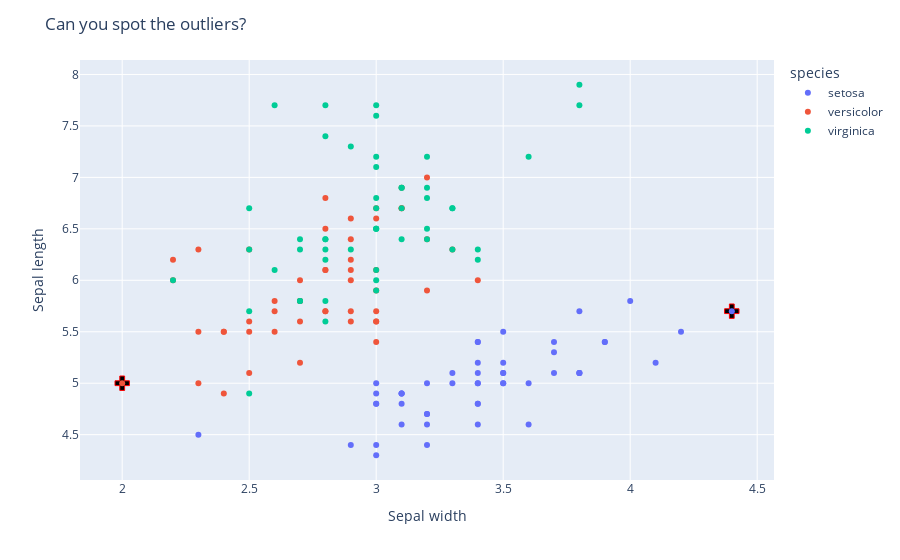

Write notebook code for a chart like this one.
### Markdown cell above
### Outliers/alerts
- The same basic techniques can be used as with focused elements, but the message should be stronger.
- Where a focused element may obtain a more intense colour or grow slightly, a proper contrast colour, typically bright red, is needed for outliers that warrant an alert.
- For outliers that are seen as part of the background noise, the symbolics should not be as strong.

### Code cell
df = px.data.iris()
fig = px.scatter(df, x="sepal_width", y="sepal_length", color="species")
# Add a red cross behind the samples with lowest and highets sepal width
df_extreme = df[(df.sepal_width == df.sepal_width.min()) | (df.sepal_width == df.sepal_width.max())]
fig.add_trace(go.Scatter(x=df_extreme.sepal_width, y=df_extreme.sepal_length, mode="markers", marker=dict(color="black", size=12, symbol="cross"), showlegend=False))
fig.add_trace(go.Scatter(x=df_extreme.sepal_width, y=df_extreme.sepal_length, mode="markers", marker=dict(color="red", size=12, symbol="cross-open"), showlegend=False))
# Traces are plotted in the order they are added. To plot the crosses behind the original data, we need to change the order of the traces.
fig.data = (fig.data[3], fig.data[4], fig.data[0], fig.data[1], fig.data[2])
# Add title and axis labels
fig.update_layout(title="Can you spot the outliers?", xaxis_title="Sepal width", yaxis_title="Sepal length")
fig.show()

### Figure 1 — Plotly figure (JSON) as saved in the notebook; plotly's stock layout.template omitted (floating-point values rounded to 4 significant figures)
{"data": [{"marker": {"color": "black", "size": 12, "symbol": "cross"}, "mode": "markers", "showlegend": false, "type": "scatter", "x": [4.4, 2], "y": [5.7, 5]}, {"marker": {"color": "red", "size": 12, "symbol": "cross-open"}, "mode": "markers", "showlegend": false, "type": "scatter", "x": [4.4, 2], "y": [5.7, 5]}, {"hovertemplate": "species=setosa<br>sepal_width=%{x}<br>sepal_length=%{y}<extra></extra>", "legendgroup": "setosa", "marker": {"color": "#636efa", "symbol": "circle"}, "mode": "markers", "name": "setosa", "orientation": "v", "showlegend": true, "type": "scatter", "x": [3.5, 3, 3.2, 3.1, 3.6, 3.9, 3.4, 3.4, 2.9, 3.1, 3.7, 3.4, 3, 3, 4, 4.4, 3.9, 3.5, 3.8, 3.8, 3.4, 3.7, 3.6, 3.3, 3.4, 3, 3.4, 3.5, 3.4, 3.2, 3.1, 3.4, 4.1, 4.2, 3.1, 3.2, 3.5, 3.1, 3, 3.4, 3.5, 2.3, 3.2, 3.5, 3.8, 3, 3.8, 3.2, 3.7, 3.3], "xaxis": "x", "y": [5.1, 4.9, 4.7, 4.6, 5, 5.4, 4.6, 5, 4.4, 4.9, 5.4, 4.8, 4.8, 4.3, 5.8, 5.7, 5.4, 5.1, 5.7, 5.1, 5.4, 5.1, 4.6, 5.1, 4.8, 5, 5, 5.2, 5.2, 4.7, 4.8, 5.4, 5.2, 5.5, 4.9, 5, 5.5, 4.9, 4.4, 5.1, 5, 4.5, 4.4, 5, 5.1, 4.8, 5.1, 4.6, 5.3, 5], "yaxis": "y"}, {"hovertemplate": "species=versicolor<br>sepal_width=%{x}<br>sepal_length=%{y}<extra></extra>", "legendgroup": "versicolor", "marker": {"color": "#EF553B", "symbol": "circle"}, "mode": "markers", "name": "versicolor", "orientation": "v", "showlegend": true, "type": "scatter", "x": [3.2, 3.2, 3.1, 2.3, 2.8, 2.8, 3.3, 2.4, 2.9, 2.7, 2, 3, 2.2, 2.9, 2.9, 3.1, 3, 2.7, 2.2, 2.5, 3.2, 2.8, 2.5, 2.8, 2.9, 3, 2.8, 3, 2.9, 2.6, 2.4, 2.4, 2.7, 2.7, 3, 3.4, 3.1, 2.3, 3, 2.5, 2.6, 3, 2.6, 2.3, 2.7, 3, 2.9, 2.9, 2.5, 2.8], "xaxis": "x", "y": [7, 6.4, 6.9, 5.5, 6.5, 5.7, 6.3, 4.9, 6.6, 5.2, 5, 5.9, 6, 6.1, 5.6, 6.7, 5.6, 5.8, 6.2, 5.6, 5.9, 6.1, 6.3, 6.1, 6.4, 6.6, 6.8, 6.7, 6, 5.7, 5.5, 5.5, 5.8, 6, 5.4, 6, 6.7, 6.3, 5.6, 5.5, 5.5, 6.1, 5.8, 5, 5.6, 5.7, 5.7, 6.2, 5.1, 5.7], "yaxis": "y"}, {"hovertemplate": "species=virginica<br>sepal_width=%{x}<br>sepal_length=%{y}<extra></extra>", "legendgroup": "virginica", "marker": {"color": "#00cc96", "symbol": "circle"}, "mode": "markers", "name": "virginica", "orientation": "v", "showlegend": true, "type": "scatter", "x": [3.3, 2.7, 3, 2.9, 3, 3, 2.5, 2.9, 2.5, 3.6, 3.2, 2.7, 3, 2.5, 2.8, 3.2, 3, 3.8, 2.6, 2.2, 3.2, 2.8, 2.8, 2.7, 3.3, 3.2, 2.8, 3, 2.8, 3, 2.8, 3.8, 2.8, 2.8, 2.6, 3, 3.4, 3.1, 3, 3.1, 3.1, 3.1, 2.7, 3.2, 3.3, 3, 2.5, 3, 3.4, 3], "xaxis": "x", "y": [6.3, 5.8, 7.1, 6.3, 6.5, 7.6, 4.9, 7.3, 6.7, 7.2, 6.5, 6.4, 6.8, 5.7, 5.8, 6.4, 6.5, 7.7, 7.7, 6, 6.9, 5.6, 7.7, 6.3, 6.7, 7.2, 6.2, 6.1, 6.4, 7.2, 7.4, 7.9, 6.4, 6.3, 6.1, 7.7, 6.3, 6.4, 6, 6.9, 6.7, 6.9, 5.8, 6.8, 6.7, 6.7, 6.3, 6.5, 6.2, 5.9], "yaxis": "y"}], "layout": {"autosize": true, "legend": {"title": {"text": "species"}, "tracegroupgap": 0}, "margin": {"t": 60}, "title": {"text": "Can you spot the outliers?"}, "xaxis": {"anchor": "y", "autorange": true, "domain": [0, 1], "range": [1.818, 4.582], "title": {"text": "Sepal width"}, "type": "linear"}, "yaxis": {"anchor": "x", "autorange": true, "domain": [0, 1], "range": [4.021, 8.179], "title": {"text": "Sepal length"}, "type": "linear"}}}
